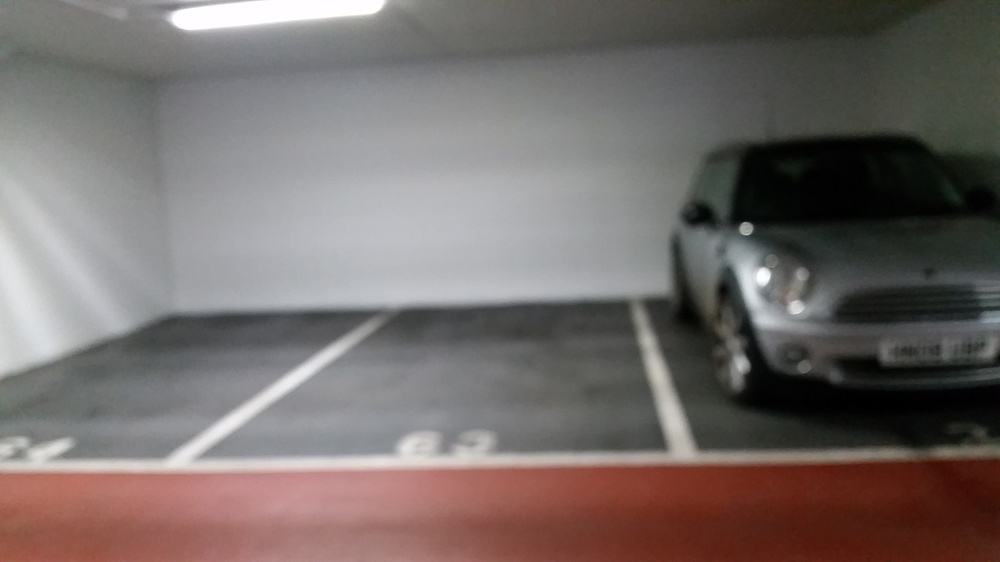
#> input picture python/carSpace11.jpg, 1000 x 562 px, shrunk from 3264 x 1836 before the run, given in place of carSpace8.jpg, which was not available
$ python contours.py   (older library calls are emulated)
#> lines starting #> are read from the running program, lines starting #| are printed output that depends on the picture; after the words box and inside, x2 and y2 are one past the last pixel; in counts of white or black regions, pixels touching at a corner belong together; pictures that were not available may be replaced by others from this repository, and a replacement may not be noted
# USAGE
# python watershed.py --image images/coins_01.png

# packages
from skimage.feature import peak_local_max
from skimage.morphology import watershed
from skimage import measure
from scipy import ndimage
import matplotlib.pyplot as plt
import numpy as np
import argparse
import cv2

imName = 'carSpace8.jpg'
image = cv2.imread( imName)
#> image is the input picture: shape (562, 1000, 3); mean B, G, R 105.8, 108.3, 116.9
shifted = cv2.pyrMeanShiftFiltering(image, 21, 51)
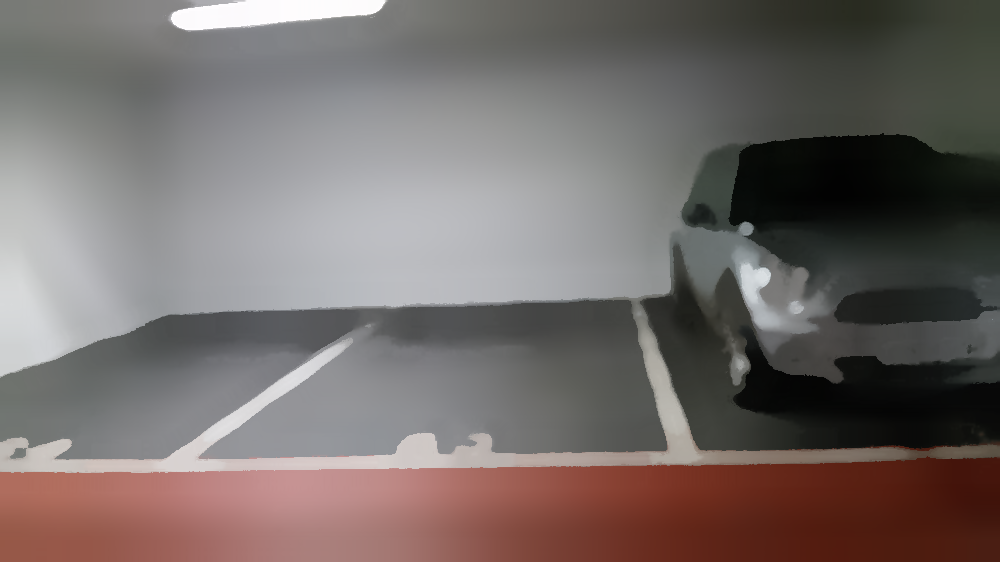
#> shifted: shape (562, 1000, 3); mean B, G, R 105.4, 107.8, 116.5

# convert the mean shift image to grayscale, apply Otsu's thresholding
gray = cv2.cvtColor(shifted, cv2.COLOR_BGR2GRAY)
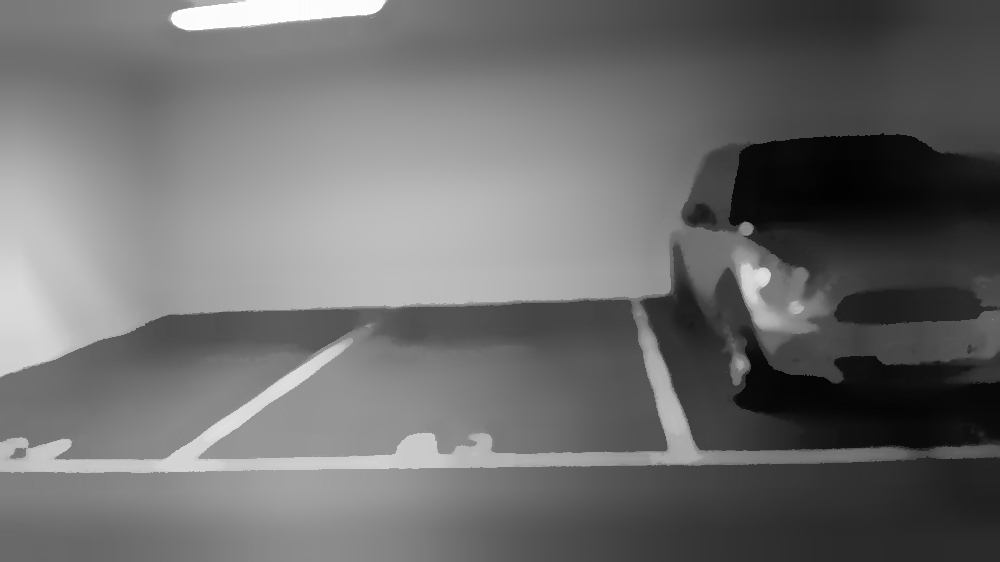
#> gray: shape (562, 1000); min 2, max 253, mean 110.1
cv2.imwrite("gray" + imName, gray)

thresh = cv2.threshold(gray, 0, 255,
	cv2.THRESH_BINARY | cv2.THRESH_OTSU)[1]
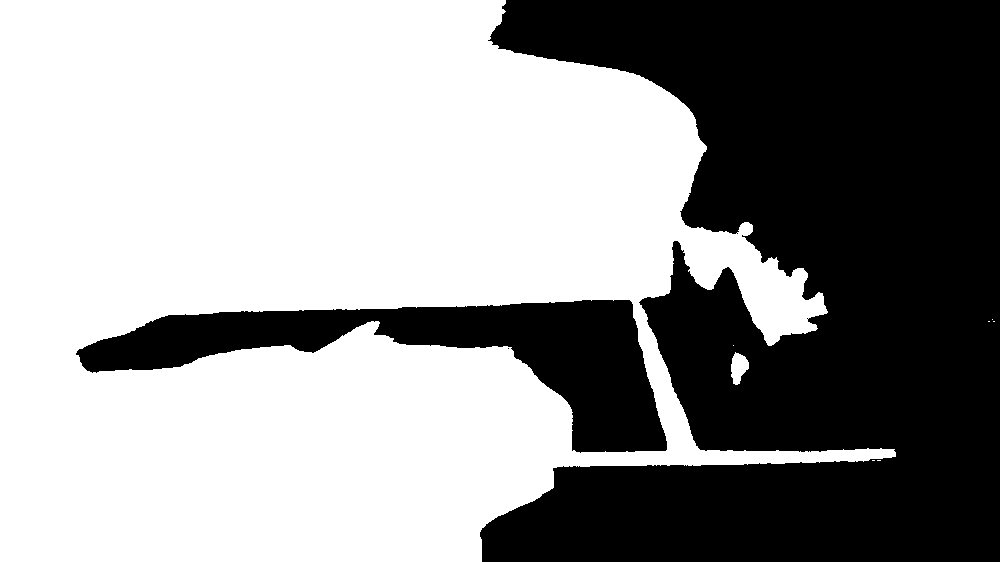
#> thresh: shape (562, 1000); 59.2% white; 3 black regions (1 under 20 px)

#cv2.imshow("Thresh", thresh)
#cv2.waitKey(0)

cnts = cv2.findContours(thresh.copy(), cv2.RETR_EXTERNAL, cv2.CHAIN_APPROX_SIMPLE)[-2]
#> cnts = 8 contours, 6 with area under 20; largest, box (x1, y1, x2, y2) and area: (0, 0, 896, 562) 362570, (731, 352, 749, 385) 355

print("Info {} unique contours found".format(len(cnts)))
#| Info 8 unique contours found

for (i, c) in enumerate(cnts):

	((x, y), _) = cv2.minEnclosingCircle(c)
	#cv2.putText(image, "#{}".format(i+1), (int(x) -10, int(y)), cv2.FONT_HERSHEY_SIMPLEX, 0.6, (0,0,255), 2)
	cv2.drawContours(image, [c], -1, (0,255,0), 2)
#> this loop made 8 passes
#> (c, x, y) on passes 1, 2, 5, 6: ([[877, 460], [880, 460]], 878.5, 460), ([[872, 460], [874, 460]], 873, 460), ([[993, 321], [994, 321]], 993.5, 321), ([[988, 321], [989, 321]], 988.5, 321)
#> (x, y) on passes 3, 4, 7, 8: (736, 368), (733, 345), (992, 319), (420.8, 280.5)
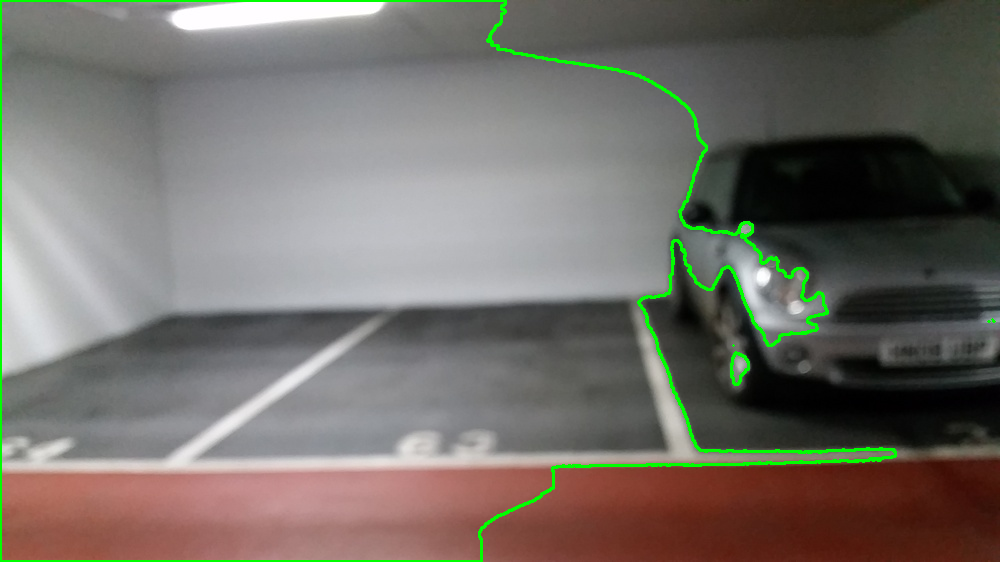
#> image: shape (562, 1000, 3); 1.75% of pixels changed, all inside (x1, y1, x2, y2) = (0, 0, 996, 562)

#cv2.imwrite("ContoursImage",image)
cv2.imshow("Image", image)
cv2.waitKey(0)

$ run again, on python/carSpace12.jpg
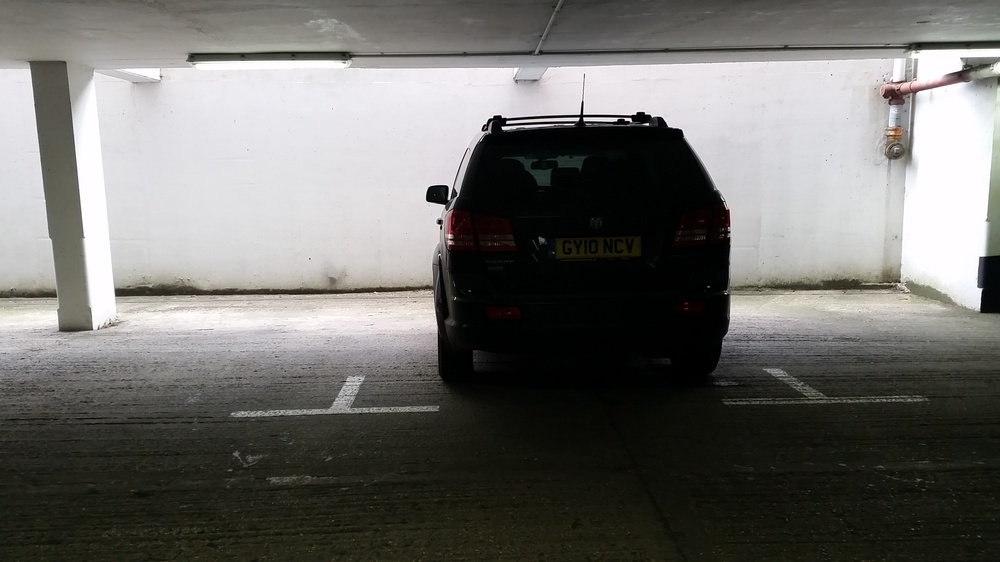
#> input picture python/carSpace12.jpg, 1000 x 562 px, shrunk from 3264 x 1836 before the run, given in place of carSpace8.jpg, which was not available
#> image is the input picture: shape (562, 1000, 3); mean B, G, R 106.4, 109.7, 110.6
#> `thresh = cv2.threshold(gray, 0, 255, cv2.THRESH_BINARY | cv2.THRESH_OT..`:
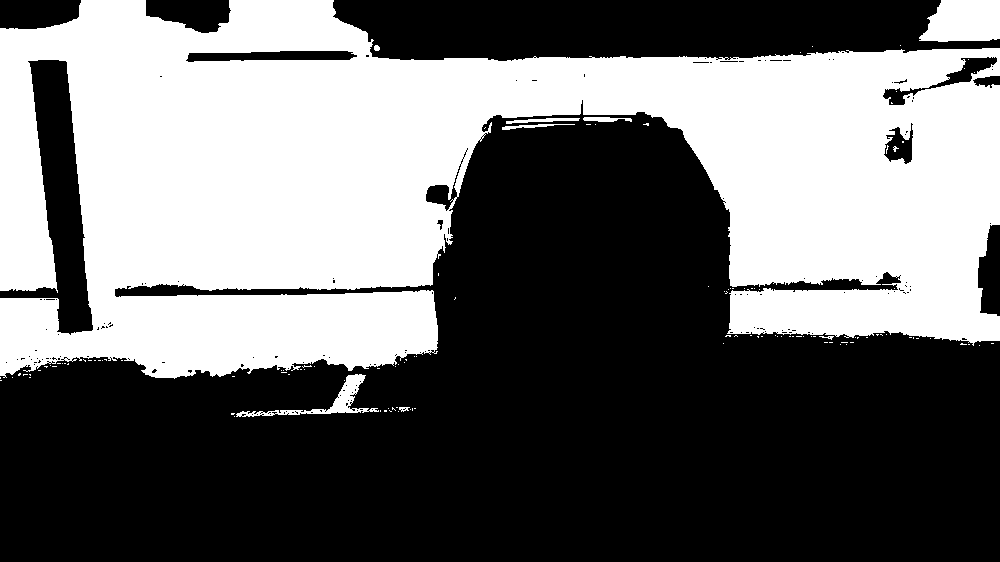
#> thresh: shape (562, 1000); 42.2% white; 123 white regions (114 under 20 px)
#> cnts = 115 contours, 107 with area under 20; largest, box (x1, y1, x2, y2) and area: (0, 0, 1000, 379) 233600, (919, 0, 1000, 42) 2732, (236, 374, 379, 417) 996, (506, 118, 580, 124) 150, (583, 117, 632, 122) 123, (502, 124, 575, 130) 93, (399, 407, 410, 412) 24, (374, 45, 380, 51) 22
#| Info 115 unique contours found
#> the loop `for (i, c) in enumerate(cnts): ` made 115 passes
#> (c, x, y) on passes 2, 4, 5, 6, 8, 9, 12: ([[231, 413], [231, 414], [233, 414], [234, 413]], 232.5, 413.5), ([[389, 410], [390, 411], [391, 411], [390, 411]], 390, 410.5), ([[384, 410], [384, 411], [386, 411], [386, 410]], 385, 410.5), ([[380, 410], [380, 411]], 380, 410.5), ([[414, 408], [415, 408]], 414.5, 408), ([[412, 408], [412, 410]], 412, 409), ([[396, 407], [397, 407]], 396.5, 407)
#> after the loop `for (i, c) in enumerate(cnts):`:
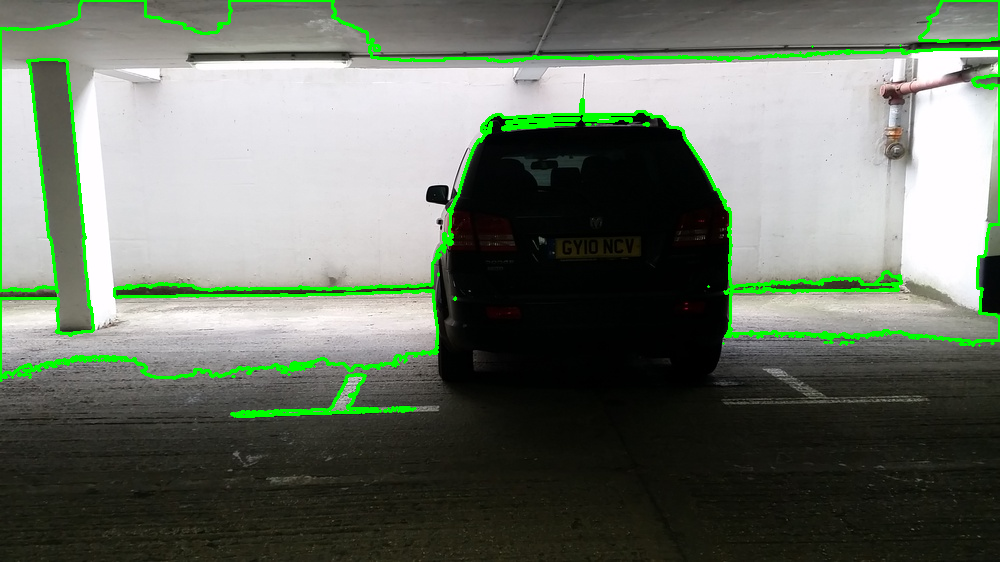
#> image: shape (562, 1000, 3); 3.68% of pixels changed, all inside (x1, y1, x2, y2) = (0, 0, 1000, 418)
